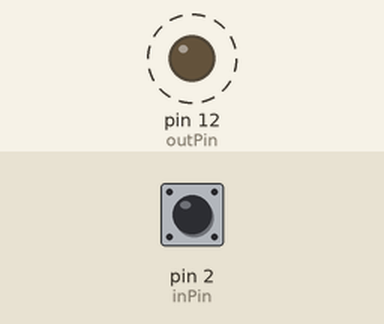
This sketch was run on a simulated Arduino Nano, built with avr-gcc and run on an emulated ATmega328P. On the bench: output pins drawn as LEDs (lit = HIGH). Dashed ring = blinking. Inputs (shaded band) come from the test bench; at power-on: pin 2 (inPin) HIGH.

Above: at 0.17 s.
Timing chart, 0 to 3.0 s (numbered marks = the images above):
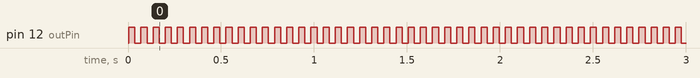

Measured:
- by itself, pin 12 (outPin): alternates HIGH for 0.03 s and LOW for 0.03 s, 115 changes in all, then stays HIGH

The sketch:

sketch.ino
```cpp
/*
La trasmissione si svolge nella seguente maniera:
<magic-code>  è il primo byte ricevuto, e funge da “password”: se non è corretto, la ricezione si interrompe. Ovviamente, la “password” va stabilita a priori.
<numero-bytes> è il secondo byte ricevuto. I primi due bit di questo byte indicano quanti saranno i byte-codice successivi (codificando 00 = 1; 01 = 2; 10 = 3; 11 = 4);
i restanti 6 sono parte di codice. Il numero massimo di bytes-codice che è possibile inviare è 4, escluso il magic-code.
Se si vuole trasmettere un numero inferiore a 1 o superiore a 4 di byte-codice, la ricezione si interrompe.
<codice> … <codice> è la serie di bytes che rappresentano il codice (da un minimo di 1 ad un massimo di 4).
<checksum> è il byte finale, somma dei precedenti modulo 256.
In totale ci sono, quindi, da un minimo di 4 ad un massimo di 7 bytes.
*/

/*
Il codice funziona, e imposta automaticamente i valori da dare in output in maniera che siano
coerenti e che non diano problemi. E' tuttavia possibile modificare i seguenti parametri:
-il numero di bit mandati in output cambiando il valore della variabile globale numBit (riga 40) e commentando la riga 67;
-il valore del checksum, commentando la riga 68, e andando a inserire il checksum dove si vuole nell'array1, in base a numBit
(o anche no, ma in tal caso ci sara' quasi sicuramente un errore);
Il programma potrebbe non stampare i risultati attesi se vengono modificati i parametri sopra elencati
in maniera non coerente al protocollo stabilito.
*/

//variabili di output

#define lowHighL 0xE4
#define lowHighH 0xFB //0xFBE4 in decimale corrisponde a -1052

#define high1L 0xE0
#define high1H  0xF2 //0xF2E0 in decimale corrisponde a -3360

#define startLowL 0xC0
#define startLowH 0xE0 //0xE0C0 in decimale corrisponde a -8000

#define startHighL 0x60
#define startHighH 0xF0 //0xF060 in decimale corrisponde a -4000

const uint8_t outPin = 12; //pin di output
volatile uint8_t array1 [7];
volatile uint8_t stato1 = 0;
volatile uint8_t outCont = 0;
volatile uint8_t numBit = 0; //numero di bit che vengono trasmessi

//variabili di input

#define password 0x80 //magic-code
#define nb 7 //numero di bytes trasmessi, al massimo 7

const uint16_t inL = 250; // 4000/16
const uint16_t inH = 125; // 2000/16
const uint16_t tempoL = 33; //526/16
const uint16_t tempoH = 105; //1680/16
const uint8_t inPin = 2; //pin di input

volatile uint8_t bits[nb];
volatile uint8_t stato2 = 0;
volatile uint8_t m0 = 0;
volatile uint8_t cont = 0;
volatile uint8_t flag = 0;
volatile uint8_t contaBytes = 0;


void setup() {
  Serial.begin(9600);
  //I valori da trasmettere possono essere cambiati. Se non vengono rispettate le regole di trasmissione, non ci sara' alcun risultato.
  array1[0] = 0x80;
  array1[1] = 0xFF; //questo byte deve contenere nelle prime due cifre piu' significative il numero di byte
  array1[2] = 0x5C;
  array1[3] = 0xFC;
  array1[4] = 0x00;
  array1[5] = 0x00;
  array1[6] = 0xF5;
  numBit = ((array1[1] >> 6) + 4)*8;
  array1[numBit/8 - 1] = checksum(array1);

  DDRB |= _BV(outPin-8); //configura outPin come output
  PORTB |= _BV (outPin-8); //imposta outPin ad high

  DDRD &= ~_BV(inPin); //configura inPin come input
  PORTD |= _BV(inPin); //in particolare, input pullup

  TCNT1 = 0; //Timer Counter 1
  TCCR1A = 0; //Timer Counter Control Register 1A

  //le seguenti 3 istruzioni impostano il prescaler di Timer Counter Control Register 0B a 256
  TCCR0B &= ~_BV(CS00);
  TCCR0B &= ~_BV(CS01);
  TCCR0B |= _BV(CS02);

  //le seguenti 3 istruzioni impostano il prescaler di Timer Counter Control Register 1B a 8
  TCCR1B &= ~_BV(CS10);
  TCCR1B |= _BV(CS11);
  TCCR1B &= ~_BV(CS12);

  EICRA |= _BV(ISC00); //External Interrupt Control Register A
  EICRA &= ~_BV(ISC01); //questo comando e il precedente fanno attivare l'interrupt quando cambia il segnale
  EIMSK |= _BV(INT0); //attiva l'interrupt 0
  TIMSK1 |= _BV(TOIE1); //Timer Counter 1 Interrupt Mask Register, attiva l'interrupt che si avvia quando TCNT1 va in overflow

  TCNT1H = startLowH; //Timer Counter 1 High, permette di accedere alla "parte alta" di TCNT1, che in realta' e' diviso in 2 registri da 8 bit
  TCNT1L = startLowL; //Timer Counter 1 Low, permette di accere alla "parte bassa" di TCNT1

  PORTB &= ~_BV(outPin-8); //imposta outPin a low
}


void loop() {
  switch(stato1) {
    case 1:
      PORTB |= _BV(outPin-8); break;
    case 2:
      PORTB &= ~_BV(outPin-8); break;
  }

  if(cont == (contaBytes*8)) { //a ricezione finita
    for(uint8_t i = 0; i < contaBytes; i++) Serial.println(bits[i], HEX);
    cont = 0;
  }
}


//routine che si avvia quando Timer 1 va in overflow
ISR (TIMER1_OVF_vect) {
  if (outCont == numBit) {
    if (stato1 == 1) {
      TCNT1H += lowHighH;
      TCNT1L += lowHighL;
      stato1 = 2;
    }
    else {
      stato1 = 1;
      TIMSK1 &= ~_BV(TOIE1);
    }
    return;
  }

  switch(stato1) {
    case 0:
      stato1 = 1;
      TCNT1 += 0;
      TCNT1H += startHighH;
      TCNT1L += startHighL;
      break;

    case 1:
      TCNT1H += lowHighH;
      TCNT1L += lowHighL;
      stato1 = 2;
      break;

    case 2:
      if (array1[outCont/8] & (1 << (outCont%8))) {
        TCNT1H += high1H;
        TCNT1L += high1L;
      }
      else {
        TCNT1H += lowHighH;
        TCNT1L += lowHighL;
      }
      outCont++;
      stato1 = 1;
      break;
  }
}


//PARTE DI INPUT

void azzera() {
  for(int i = 0; i < nb; i++) bits[i] = 0;
  cont = 0;
  stato2 = 0;
  EIMSK |= _BV(INT0); //abilito l'interrupt
}


//routine che si avvia quando cambia il segnale al pin 2
ISR(INT0_vect) {
  switch(stato2) {
    case 0: TCNT0 = 0; stato2 = 1; break;

    case 1: //nel caso 1 e 2 controllo che i tempi pre-trasmissione siano corretti
      if(TCNT0 >= (inL - 1) && TCNT0 <= (inL +1)) {
        stato2 = 2;
        TCNT0 = 0;
      }else stato2 = 5;
      break;

    case 2:
      if(TCNT0 >= (inH - 1) && TCNT0 <= (inH + 1)) {
        stato2 = 3;
        TCNT0 = 0;
      }else stato2 = 5;
      break;

    case 3: waitingForLow(); break;

    case 4: waitingForHigh(); break;

    case 5: EIMSK &= ~_BV(INT0); break; //stacco l'interrupt, e' uno stato di errore
  }
}


void waitingForHigh() { //mi trovo con un segnale basso, stato2 = 4
  m0 = TCNT0;
  TCNT0 = 0;
  if( (m0 >= (tempoL - 3)) && (m0 <= (tempoL + 3)) ) flag = 0;
  else {
    if( (m0 >= (tempoH - 3)) && (m0 <= (tempoH + 3)) ) flag = 0x80;
    else {
      stato2 = 5;
      return;
    }
  }
  shifter();
}


void waitingForLow() {//stato2 = 3, il segnale che si riceve e' alto.
  m0 = TCNT0;
  TCNT0 = 0; //il timer counter register comincia a contare da qui.
  if( (m0 >= (tempoL - 3)) && (m0 <= (tempoL + 3)) ) stato2 = 4;
  else stato2 = 5;
}


void shifter() {
  bits[cont/8] >>= 1;
  bits[cont/8] |= flag;

  checker();
  cont++;

  if(cont == (8*contaBytes)) {
    if(checksum(bits) != bits[contaBytes - 1]) {
      stato2 = 5;
      cont = 0;
    }else stato2 = 0;
    return;
  }

  stato2 = 3;
}


void checker() { //effettua vari controlli, tra cui se il primo byte corrisponde al magic code
  switch(cont) {
    case 7:
      if(bits[0] != password) {
        stato2 = 5;
        EIMSK &= ~_BV(INT0); // stacco l'interrupt
      }
      break;

    case 15:
      contaBytes = (bits[1]>>6) + 4; //faccio lo shift a dx del numero di 6 posizioni, e ne salvo il valore
      break;

    default: break;
  }
}


uint8_t checksum(uint8_t a[]) {
  uint8_t checkSum = 0;
  for(uint8_t i = 0; i < numBit/8 - 1; i++) checkSum += a[i];
  return checkSum;
}
```
